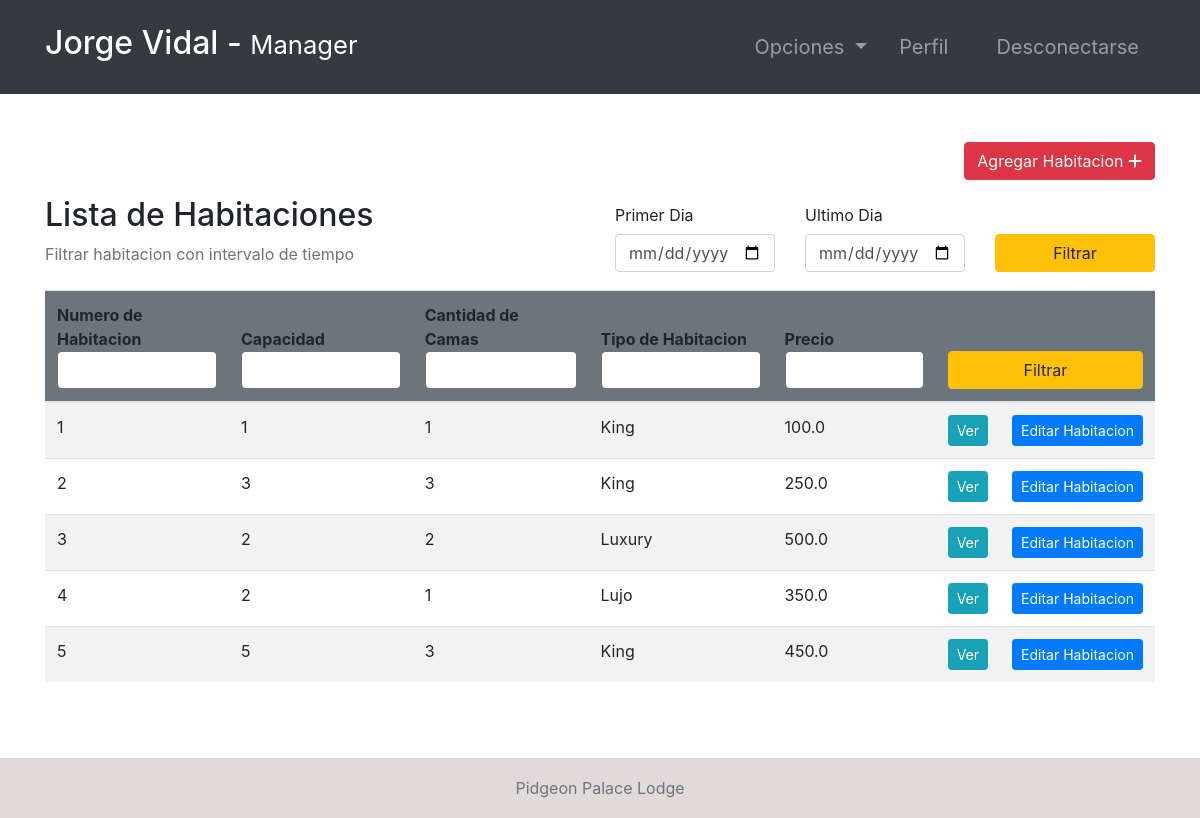
Screenshot of /rooms/ (signed in) with the database file from the repository.
### room/models.py (models this page shows, shortened)
class Room(models.Model):
    ROOM_TYPES = (
        ('King', 'King'),
        ('Luxury', 'Luxury'),
        ('Normal', 'Normal'),
        ('Economic', 'Economic'),
    )
    number = models.IntegerField(primary_key=True)
    capacity = models.SmallIntegerField()
    numberOfBeds = models.SmallIntegerField()
    roomType = models.CharField(max_length=20, choices=ROOM_TYPES)
    price = models.FloatField()
    statusStartDate = models.DateField(null=True)
    statusEndDate = models.DateField(null=True)

### room/views.py (the view, shortened to what this page needs)
# urls.py: path('rooms/', rooms, name="rooms"),
@ login_required(login_url='login')
def rooms(request):
    role = str(request.user.groups.all()[0])
    path = role + "/"
    rooms = Room.objects.all()
    firstDayStr = None
    lastDateStr = None
    def chech_availability(fd, ed):
        availableRooms = []
        for room in rooms:
            availList = []
            bookingList = Booking.objects.filter(roomNumber=room)
            if room.statusStartDate == None:
                for booking in bookingList:
                    if booking.startDate > ed.date() or booking.endDate < fd.date():
                        availList.append(True)
                    else:
                        availList.append(False)
                if all(availList):
                    availableRooms.append(room)
            else:
                if room.statusStartDate > ed.date() or room.statusEndDate < fd.date():
                    for booking in bookingList:
                        if booking.startDate > ed.date() or booking.endDate < fd.date():
                            availList.append(True)
                        else:
                            availList.append(False)
                        if all(availList):
                            availableRooms.append(room)
        return availableRooms
    context = {
        "role": role,
        'rooms': rooms,
        'fd': firstDayStr,
        'ld': lastDateStr
    }
    return render(request, path + "rooms.html", context)

### Templates/manager/rooms.html
{% extends '../index.html' %}
{% block context %}
{% include '../common_pages/rooms.html' %}
{% endblock %}

### Templates/incs/nav.html (shortened to what this page needs)
<nav class="navbar navbar-dark bg-dark navbar-expand-lg py-3 " role="navigation">
    <div class="container">
        <a href="" class="navbar-brand">
            <h2 class="text-capitalize">
                {{ request.user.first_name }} {{ request.user.last_name }} -
                <small>
                    {{ role }}
                </small>
            </h2>
        </a>
        <div class="collapse navbar-collapse" id="navbarTags">
            <ul class="navbar-nav ml-auto">
                <li class="nav-item dropdown p-2">
                    <a class="nav-link dropdown-toggle" href="#" id="navbarDropdown" role="button"
                        data-toggle="dropdown" aria-haspopup="true" aria-expanded="false">
                        Opciones
                    </a>
                </li>
                <li class="nav-item mr-3 p-2">
                    {% if role == 'staff' or role == 'receptionist' or role == 'admin' or role == 'manager' %}
                    <a href="{% url 'employee-profile' user.id %}" class="nav-link">Perfil</a>
                    {% endif %}
                </li>
                <li class="nav-item p-2 ">
                    <a href="{% url 'logout' %}" class="nav-link">Desconectarse</a>
                </li>
            </ul>
        </div>
    </div>
</nav>

### Templates/common_pages/rooms.html (shortened to what this page needs)
<div class="container py-5 clearfix">
    <div class="clearfix">
        {% if role == "manager" or role == "admin" %}
        <a href="{% url 'add-room' %}" class="btn btn-danger rounded float-right">Agregar Habitacion <i
                class="fas fa-plus"></i></a>
        {% endif %}
    </div>
    <div class="table-header row mt-3 clearfix">
        <div class="col-sm-12 col-md-12 col-lg-6 mb-4">
            <h2>Lista de Habitaciones</h2>
            <span class="text-muted">Filtrar habitacion con intervalo de tiempo</span>
        </div>
        <div class="col-sm-12 col-md-12 col-lg-6">
            <form action="" method="POST">
                <div class="row">
                    <div class="form-group col-4">
                        <label for="example-date-input" class="col-form-label">Primer Dia</label>
                        <div class="">
                            <input class="form-control" type="date" name="fd" value="{{fd}}" id="example-date-input">
                        </div>
                    </div>
                    <div class="form-group col-4">
                        <label for="example-date-input" class="col-form-label">Ultimo Dia</label>
                        <div class="">
                            <input class="form-control" type="date" name="ld" value="{{ld}}" id="example-date-input">
                        </div>
                    </div>
                    <div class="col-4" style="margin-top:38px;">
                        <button type="submit" name="dateFilter" class="btn btn-warning w-100">Filtrar</button>
                    </div>
                </div>
            </form>
        </div>
    </div>
    <table class="table table-hover table-striped">
        <thead class="bg-secondary rounded">
            <tr>
                <form action="" method="POST">
                    <th>Numero de Habitacion<input type="number" name="number" value="{{number}}"
                            class="form-control border border-secondary"></th>
                    <th>Capacidad<input type="number" name="capacity" value="{{capacity}}"
                            class="form-control border border-secondary"></th>
                    <th>Cantidad de Camas<input type="number" name="nob" value="{{nob}}"
                            class="form-control border border-secondary"></th>
                    <th>Tipo de Habitacion<input type="text" name="type" value="{{type}}"
                            class="form-control border border-secondary"></th>
                    <th>Precio <input type="number" step="0.01" name="price" value="{{price}}"
                            class="form-control border border-secondary"></th>
                    <th colspan="2"><button type="submit" name="filter" class="btn btn-warning w-100">Filtrar</button>
                    </th>
                </form>
            </tr>
        </thead>
        <tbody>
            {% for room in rooms %}
            <tr>
                <td>{{ room.number }}</td>
                <td>{{ room.capacity }}</td>
                <td>{{ room.numberOfBeds }}</td>
                <td>{{ room.roomType }}</td>
                <td>{{ room.price }}</td>
                {% if role != "guest" %}
                <td> <a href="{% url 'room-profile' room.number %}" class="btn btn-info btn-sm w-100">Ver</a>
                </td>
                {% if role == 'manager' or role == 'admin' %}<td> <a href="{% url 'room-edit' room.number %}"
                        class="btn btn-sm btn-primary w-100">Editar&nbsp;Habitacion</a></td> {% endif %}
                {% endif %}
            </tr>
            {% endfor %}
        </tbody>
    </table>
</div>

### static/css/main.css (style rules this page uses)
* { margin: 0; padding: 0; -webkit-font-smoothing: antialiased; }
.clearfix { overflow: auto; }
body { position: relative; }
nav .nav-item { font-size: 20px; }

### rows the page displays
Room: number "1", capacity "1", numberOfBeds "1", roomType "King", price "100.0"
Room: number "2", capacity "3", numberOfBeds "3", roomType "King", price "250.0"
Room: number "3", capacity "2", numberOfBeds "2", roomType "Luxury", price "500.0"
Room: number "4", capacity "2", numberOfBeds "1", roomType "Lujo", price "350.0"
Room: number "5", capacity "5", numberOfBeds "3", roomType "King", price "450.0"

### other values shown
{{ request.user.first_name }} "Jorge"
{{ request.user.last_name }} "Vidal"
{{ role }} "Manager"
